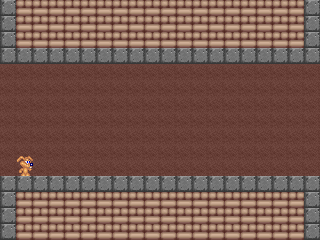

The image is a tile-based game level rendered from a .tmx file. Its description and complete source (layers, tilesets, objects, tile grids) follow:
An orthogonal 20x15 tile map with 16x16 px tiles, 4 tile layers (back, decor, second, front), 2 tilesets.

<map version="1.0" orientation="orthogonal" renderorder="right-down" width="20" height="15" tilewidth="16" tileheight="16" backgroundcolor="#4c88b4" nextobjectid="1">
 <tileset firstgid="1" name="tiles" tilewidth="17" tileheight="21" tilecount="43" columns="0">
  <tile id="0">
   <properties>
    <property name="scene" value="res://scenes/misc/player_pos.tscn" />
   </properties>
   <image width="17" height="21" source="../graphics/characters/dog/sprite_1.png" />
  </tile>
  <tile id="1">
   <properties>
    <property name="scene" value="res://scenes/enemies/enemy_1.tscn" />
   </properties>
   <image width="17" height="21" source="../graphics/characters/frog/sprite_1.png" />
  </tile>
  <tile id="2">
   <properties>
    <property name="scene" value="res://scenes/enemies/bear.tscn" />
   </properties>
   <image width="15" height="19" source="../graphics/characters/bear/sprite_1.png" />
  </tile>
  <tile id="3">
   <properties>
    <property name="scene" value="res://scenes/enemies/monkey.tscn" />
   </properties>
   <image width="15" height="19" source="../graphics/characters/monkey/sprite_1.png" />
  </tile>
  <tile id="5">
   <properties>
    <property name="scene" value="res://scenes/tiles/dirt_center.tscn" />
   </properties>
   <image width="16" height="16" source="../graphics/tiles/dirt_center.png" />
  </tile>
  <tile id="6">
   <properties>
    <property name="scene" value="res://scenes/tiles/dirt_left.tscn" />
   </properties>
   <image width="16" height="16" source="../graphics/tiles/dirt_left.png" />
  </tile>
  <tile id="7">
   <properties>
    <property name="scene" value="res://scenes/tiles/dirt_mid.tscn" />
   </properties>
   <image width="16" height="16" source="../graphics/tiles/dirt_mid.png" />
  </tile>
  <tile id="8">
   <properties>
    <property name="scene" value="res://scenes/tiles/dirt_right.tscn" />
   </properties>
   <image width="16" height="16" source="../graphics/tiles/dirt_right.png" />
  </tile>
  <tile id="15">
   <properties>
    <property name="scene" value="res://scenes/tiles/oneway_mid_left.tscn" />
   </properties>
   <image width="16" height="16" source="../graphics/tiles/dirt2_mid_left.png" />
  </tile>
  <tile id="16">
   <properties>
    <property name="scene" value="res://scenes/tiles/oneway_mid_right.tscn" />
   </properties>
   <image width="16" height="16" source="../graphics/tiles/dirt2_mid_right.png" />
  </tile>
  <tile id="17">
   <properties>
    <property name="scene" value="res://scenes/tiles/oneway_left.tscn" />
   </properties>
   <image width="16" height="16" source="../graphics/tiles/dirt2_left.png" />
  </tile>
  <tile id="18">
   <properties>
    <property name="scene" value="res://scenes/tiles/oneway_mid.tscn" />
   </properties>
   <image width="16" height="16" source="../graphics/tiles/dirt2_mid.png" />
  </tile>
  <tile id="19">
   <properties>
    <property name="scene" value="res://scenes/tiles/oneway_right.tscn" />
   </properties>
   <image width="16" height="16" source="../graphics/tiles/dirt2_right.png" />
  </tile>
  <tile id="20">
   <properties>
    <property name="scene" value="res://scenes/tiles/lift.tscn" />
   </properties>
   <image width="16" height="7" source="../graphics/tiles/lift_1.png" />
  </tile>
  <tile id="21">
   <properties>
    <property name="scene" value="res://scenes/tiles/spikes.tscn" />
   </properties>
   <image width="16" height="16" source="../graphics/tiles/spikes.png" />
  </tile>
  <tile id="22">
   <properties>
    <property name="scene" value="res://scenes/tiles/grassstone_left.tscn" />
   </properties>
   <image width="16" height="16" source="../graphics/tiles/grassstone_left.png" />
  </tile>
  <tile id="23">
   <properties>
    <property name="scene" value="res://scenes/tiles/grassstone_mid.tscn" />
   </properties>
   <image width="16" height="16" source="../graphics/tiles/grassstone_mid.png" />
  </tile>
  <tile id="24">
   <properties>
    <property name="scene" value="res://scenes/tiles/grassstone_right.tscn" />
   </properties>
   <image width="16" height="16" source="../graphics/tiles/grassstone_right.png" />
  </tile>
  <tile id="25">
   <properties>
    <property name="scene" value="res://scenes/tiles/phantom_1.tscn" />
   </properties>
   <image width="16" height="16" source="../graphics/tiles/phantom_1_1.png" />
  </tile>
  <tile id="26">
   <properties>
    <property name="scene" value="res://scenes/tiles/random_dirt.tscn" />
   </properties>
   <image width="16" height="16" source="../graphics/tiles/random_dirt_1.png" />
  </tile>
  <tile id="27">
   <properties>
    <property name="scene" value="res://scenes/tiles/stone.tscn" />
   </properties>
   <image width="16" height="16" source="../graphics/tiles/stone1.png" />
  </tile>
  <tile id="28">
   <properties>
    <property name="scene" value="res://scenes/decor/decor_1.tscn" />
   </properties>
   <image width="16" height="16" source="../graphics/decor/decor_1.png" />
  </tile>
  <tile id="29">
   <properties>
    <property name="scene" value="res://scenes/decor/decor_2.tscn" />
   </properties>
   <image width="16" height="16" source="../graphics/decor/decor_2.png" />
  </tile>
  <tile id="30">
   <properties>
    <property name="scene" value="res://scenes/decor/decor_3.tscn" />
   </properties>
   <image width="16" height="16" source="../graphics/decor/decor_3.png" />
  </tile>
  <tile id="31">
   <properties>
    <property name="scene" value="res://scenes/decor/decor_4.tscn" />
   </properties>
   <image width="16" height="16" source="../graphics/decor/decor_4.png" />
  </tile>
  <tile id="32">
   <properties>
    <property name="scene" value="res://scenes/decor/decor_5.tscn" />
   </properties>
   <image width="16" height="16" source="../graphics/decor/decor_5.png" />
  </tile>
  <tile id="33">
   <properties>
    <property name="scene" value="res://scenes/decor/decor_6.tscn" />
   </properties>
   <image width="16" height="16" source="../graphics/decor/decor_6.png" />
  </tile>
  <tile id="34">
   <properties>
    <property name="scene" value="res://scenes/decor/decor_7.tscn" />
   </properties>
   <image width="16" height="16" source="../graphics/decor/decor_7.png" />
  </tile>
  <tile id="35">
   <properties>
    <property name="scene" value="res://scenes/decor/decor_8.tscn" />
   </properties>
   <image width="16" height="16" source="../graphics/decor/decor_8.png" />
  </tile>
  <tile id="36">
   <properties>
    <property name="scene" value="res://scenes/items/apple_pick.tscn" />
   </properties>
   <image width="12" height="13" source="../graphics/items/apple.png" />
  </tile>
  <tile id="37">
   <properties>
    <property name="scene" value="res://scenes/items/diamond_red.tscn" />
   </properties>
   <image width="13" height="10" source="../graphics/items/diamond_red.png" />
  </tile>
  <tile id="38">
   <properties>
    <property name="scene" value="res://scenes/items/meat.tscn" />
   </properties>
   <image width="14" height="11" source="../graphics/items/meat.png" />
  </tile>
  <tile id="39">
   <properties>
    <property name="scene" value="res://scenes/items/item_watermelon.tscn" />
   </properties>
   <image width="15" height="15" source="../graphics/items/watermelon.png" />
  </tile>
  <tile id="41">
   <properties>
    <property name="scene" value="res://scenes/tiles/oneway_center.tscn" />
   </properties>
   <image width="16" height="16" source="../graphics/tiles/dirt2_center.png" />
  </tile>
  <tile id="42">
   <properties>
    <property name="scene" value="res://scenes/tiles/devel/grassstone_left.tscn" />
   </properties>
   <image width="16" height="16" source="../graphics/tiles/devel/grassstone_left.png" />
  </tile>
  <tile id="43">
   <properties>
    <property name="scene" value="res://scenes/tiles/devel/grassstone_mid.tscn" />
   </properties>
   <image width="16" height="16" source="../graphics/tiles/devel/grassstone_mid1.png" />
  </tile>
  <tile id="44">
   <properties>
    <property name="scene" value="res://scenes/tiles/devel/grassstone_right.tscn" />
   </properties>
   <image width="16" height="16" source="../graphics/tiles/devel/grassstone_right.png" />
  </tile>
  <tile id="45">
   <properties>
    <property name="scene" value="res://scenes/tiles/devel/rock_normal.tscn" />
   </properties>
   <image width="16" height="16" source="../graphics/tiles/devel/rock_normal1.png" />
  </tile>
  <tile id="46">
   <properties>
    <property name="scene" value="res://scenes/tiles/devel/rock_panel.tscn" />
   </properties>
   <image width="16" height="16" source="../graphics/tiles/devel/rock_panel1.png" />
  </tile>
  <tile id="47">
   <properties>
    <property name="scene" value="res://scenes/tiles/devel/rock_platform.tscn" />
   </properties>
   <image width="16" height="16" source="../graphics/tiles/devel/rock_platform1.png" />
  </tile>
  <tile id="48">
   <properties>
    <property name="scene" value="res://scenes/tiles/devel/rock_trunk_top.tscn" />
   </properties>
   <image width="16" height="16" source="../graphics/tiles/devel/rock_trunk_top.png" />
  </tile>
  <tile id="49">
   <properties>
    <property name="scene" value="res://scenes/tiles/devel/rock_trunk.tscn" />
   </properties>
   <image width="16" height="16" source="../graphics/tiles/devel/rock_trunk1.png" />
  </tile>
  <tile id="50">
   <properties>
    <property name="scene" value="res://scenes/tiles/devel/dirt.tscn" />
   </properties>
   <image width="16" height="16" source="../graphics/tiles/devel/dirt1.png" />
  </tile>
 </tileset>
 <tileset firstgid="52" name="tiles" tilewidth="34" tileheight="42" tilecount="18" columns="0">
  <tile id="0">
   <properties>
    <property name="scene" value="res://scenes/tiles/dirt_center.tscn" />
   </properties>
   <image width="16" height="16" source="../graphics/tiles/dirt_center.png" />
  </tile>
  <tile id="1">
   <properties>
    <property name="scene" value="res://scenes/tiles/dirt_left.tscn" />
   </properties>
   <image width="16" height="16" source="../graphics/tiles/dirt_left.png" />
  </tile>
  <tile id="2">
   <properties>
    <property name="scene" value="res://scenes/tiles/dirt_mid.tscn" />
   </properties>
   <image width="16" height="16" source="../graphics/tiles/dirt_mid.png" />
  </tile>
  <tile id="3">
   <properties>
    <property name="scene" value="res://scenes/tiles/dirt_right.tscn" />
   </properties>
   <image width="16" height="16" source="../graphics/tiles/dirt_right.png" />
  </tile>
  <tile id="4">
   <properties>
    <property name="scene" value="res://scenes/tiles/oneway_center.tscn" />
   </properties>
   <image width="16" height="16" source="../graphics/tiles/dirt2_center.png" />
  </tile>
  <tile id="5">
   <properties>
    <property name="scene" value="res://scenes/tiles/oneway_mid.tscn" />
   </properties>
   <image width="16" height="16" source="../graphics/tiles/dirt2_mid.png" />
  </tile>
  <tile id="6">
   <properties>
    <property name="scene" value="res://scenes/items/item_watermelon.tscn" />
   </properties>
   <image width="15" height="15" source="../graphics/items/watermelon.png" />
  </tile>
  <tile id="8">
   <properties>
    <property name="scene" value="res://scenes/enemies/enemy_1.tscn" />
   </properties>
   <image width="17" height="21" source="../graphics/characters/frog/sprite_2.png" />
  </tile>
  <tile id="9">
   <properties>
    <property name="scene" value="res://scenes/items/diamond_red.tscn" />
   </properties>
   <image width="13" height="10" source="../graphics/items/diamond_red.png" />
  </tile>
  <tile id="10">
   <properties>
    <property name="scene" value="res://scenes/tiles/spikes.tscn" />
   </properties>
   <image width="16" height="16" source="../graphics/tiles/spikes.png" />
  </tile>
  <tile id="11">
   <properties>
    <property name="scene" value="res://scenes/items/meat.tscn" />
   </properties>
   <image width="14" height="11" source="../graphics/items/meat.png" />
  </tile>
  <tile id="12">
   <properties>
    <property name="scene" value="res://scenes/enemies/bear.tscn" />
   </properties>
   <image width="15" height="19" source="../graphics/characters/bear/sprite_1.png" />
  </tile>
  <tile id="13">
   <properties>
    <property name="scene" value="res://scenes/tiles/lift.tscn" />
   </properties>
   <image width="16" height="7" source="../graphics/tiles/lift_1.png" />
  </tile>
  <tile id="14">
   <properties>
    <property name="scene" value="res://scenes/tiles/stone.tscn" />
   </properties>
   <image width="16" height="16" source="../graphics/tiles/stone2.png" />
  </tile>
  <tile id="15">
   <properties>
    <property name="scene" value="res://scenes/enemies/monkey.tscn" />
   </properties>
   <image width="15" height="19" source="../graphics/characters/monkey/sprite_1.png" />
  </tile>
  <tile id="16">
   <properties>
    <property name="scene" value="res://scenes/misc/player_pos.tscn" />
   </properties>
   <image width="17" height="21" source="../graphics/characters/dog/sprite_1.png" />
  </tile>
  <tile id="18">
   <properties>
    <property name="scene" value="res://scenes/tiles/phantom_1.tscn" />
   </properties>
   <image width="16" height="16" source="../graphics/tiles/phantom_1_1.png" />
  </tile>
  <tile id="19">
   <properties>
    <property name="scene" value="res://scenes/tiles/random_dirt.tscn" />
   </properties>
   <image width="16" height="16" source="../graphics/tiles/random_dirt_1.png" />
  </tile>
 </tileset>
 <layer name="back" width="20" height="15">
  <data encoding="csv">
0,0,0,0,0,0,0,0,0,0,0,0,0,0,0,0,0,0,0,0,
0,0,0,0,0,0,0,0,0,0,0,0,0,0,0,0,0,0,0,0,
0,0,0,0,0,0,0,0,0,0,0,0,0,0,0,0,0,0,0,0,
0,0,0,0,0,0,0,0,0,0,0,0,0,0,0,0,0,0,0,0,
51,51,51,51,51,51,51,51,51,51,51,51,51,51,51,51,51,51,51,51,
51,51,51,51,51,51,51,51,51,51,51,51,51,51,51,51,51,51,51,51,
51,51,51,51,51,51,51,51,51,51,51,51,51,51,51,51,51,51,51,51,
51,51,51,51,51,51,51,51,51,51,51,51,51,51,51,51,51,51,51,51,
51,51,51,51,51,51,51,51,51,51,51,51,51,51,51,51,51,51,51,51,
51,51,51,51,51,51,51,51,51,51,51,51,51,51,51,51,51,51,51,51,
51,51,51,51,51,51,51,51,51,51,51,51,51,51,51,51,51,51,51,51,
0,0,0,0,0,0,0,0,0,0,0,0,0,0,0,0,0,0,0,0,
0,0,0,0,0,0,0,0,0,0,0,0,0,0,0,0,0,0,0,0,
0,0,0,0,0,0,0,0,0,0,0,0,0,0,0,0,0,0,0,0,
0,0,0,0,0,0,0,0,0,0,0,0,0,0,0,0,0,0,0,0
</data>
 </layer>
 <layer name="decor" width="20" height="15">
  <data encoding="csv">
0,0,0,0,0,0,0,0,0,0,0,0,0,0,0,0,0,0,0,0,
0,0,0,0,0,0,0,0,0,0,0,0,0,0,0,0,0,0,0,0,
0,0,0,0,0,0,0,0,0,0,0,0,0,0,0,0,0,0,0,0,
0,0,0,0,0,0,0,0,0,0,0,0,0,0,0,0,0,0,0,0,
0,0,0,0,0,0,0,0,0,0,0,0,0,0,0,0,0,0,0,0,
0,0,0,0,0,0,0,0,0,0,0,0,0,0,0,0,0,0,0,0,
0,0,0,0,0,0,0,0,0,0,0,0,0,0,0,0,0,0,0,0,
0,0,0,0,0,0,0,0,0,0,0,0,0,0,0,0,0,0,0,0,
0,0,0,0,0,0,0,0,0,0,0,0,0,0,0,0,0,0,0,0,
0,0,0,0,0,0,0,0,0,0,0,0,0,0,0,0,0,0,0,0,
0,0,0,0,0,0,0,0,0,0,0,0,0,0,0,0,0,0,0,0,
0,0,0,0,0,0,0,0,0,0,0,0,0,0,0,0,0,0,0,0,
0,0,0,0,0,0,0,0,0,0,0,0,0,0,0,0,0,0,0,0,
0,0,0,0,0,0,0,0,0,0,0,0,0,0,0,0,0,0,0,0,
0,0,0,0,0,0,0,0,0,0,0,0,0,0,0,0,0,0,0,0
</data>
 </layer>
 <layer name="second" width="20" height="15">
  <data encoding="csv">
0,0,0,0,0,0,0,0,0,0,0,0,0,0,0,0,0,0,0,0,
0,0,0,0,0,0,0,0,0,0,0,0,0,0,0,0,0,0,0,0,
0,0,0,0,0,0,0,0,0,0,0,0,0,0,0,0,0,0,0,0,
0,0,0,0,0,0,0,0,0,0,0,0,0,0,0,0,0,0,0,0,
0,0,0,0,0,0,0,0,0,0,0,0,0,0,0,0,0,0,0,0,
0,0,0,0,0,0,0,0,0,0,0,0,0,0,0,0,0,0,0,0,
0,0,0,0,0,0,0,0,0,0,0,0,0,0,0,0,0,0,0,0,
0,0,0,0,0,0,0,0,0,0,0,0,0,0,0,0,0,0,0,0,
0,0,0,0,0,0,0,0,0,0,0,0,0,0,0,0,0,0,0,0,
0,0,0,0,0,0,0,0,0,0,0,0,0,0,0,0,0,0,0,0,
0,0,0,0,0,0,0,0,0,0,0,0,0,0,0,0,0,0,0,0,
0,0,0,0,0,0,0,0,0,0,0,0,0,0,0,0,0,0,0,0,
0,0,0,0,0,0,0,0,0,0,0,0,0,0,0,0,0,0,0,0,
0,0,0,0,0,0,0,0,0,0,0,0,0,0,0,0,0,0,0,0,
0,0,0,0,0,0,0,0,0,0,0,0,0,0,0,0,0,0,0,0
</data>
 </layer>
 <layer name="front" width="20" height="15">
  <data encoding="csv">
28,27,27,27,27,27,27,27,27,27,27,27,27,27,27,27,27,27,27,28,
28,27,27,27,27,27,27,27,27,27,27,27,27,27,27,27,27,27,27,28,
28,27,27,27,27,27,27,27,27,27,27,27,27,27,27,27,27,27,27,28,
28,28,28,28,28,28,28,28,28,28,28,28,28,28,28,28,28,28,28,28,
0,0,0,0,0,0,0,0,0,0,0,0,0,0,0,0,0,0,0,0,
0,0,0,0,0,0,0,0,0,0,0,0,0,0,0,0,0,0,0,0,
0,0,0,0,0,0,0,0,0,0,0,0,0,0,0,0,0,0,0,0,
0,0,0,0,0,0,0,0,0,0,0,0,0,0,0,0,0,0,0,0,
0,0,0,0,0,0,0,0,0,0,0,0,0,0,0,0,0,0,0,0,
0,0,0,0,0,0,0,0,0,0,0,0,0,0,0,0,0,0,0,0,
0,1,0,0,0,0,0,0,0,0,0,0,0,0,0,0,0,0,0,0,
28,28,28,28,28,28,28,28,28,28,28,28,28,28,28,28,28,28,28,28,
28,27,27,27,27,27,27,27,27,27,27,27,27,27,27,27,27,27,27,28,
28,27,27,27,27,27,27,27,27,27,27,27,27,27,27,27,27,27,27,28,
28,27,27,27,27,27,27,27,27,27,27,27,27,27,27,27,27,27,27,28
</data>
 </layer>
</map>
